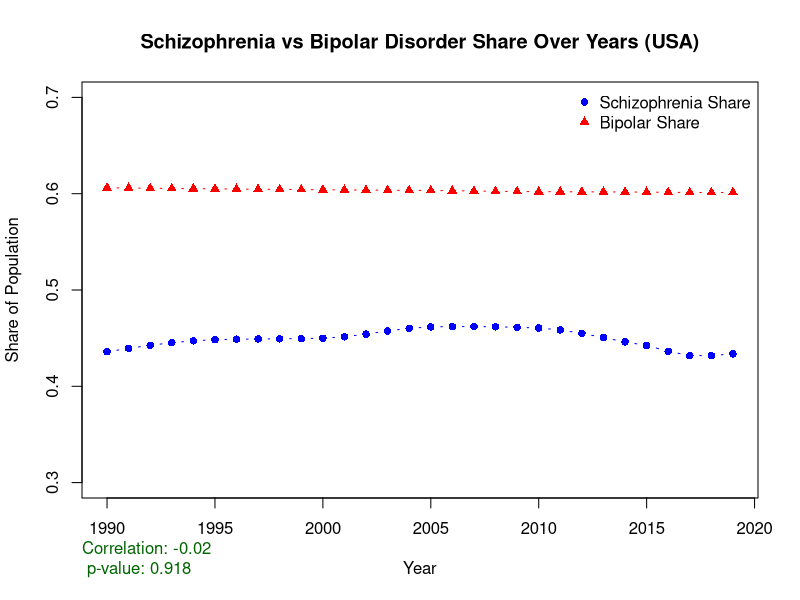
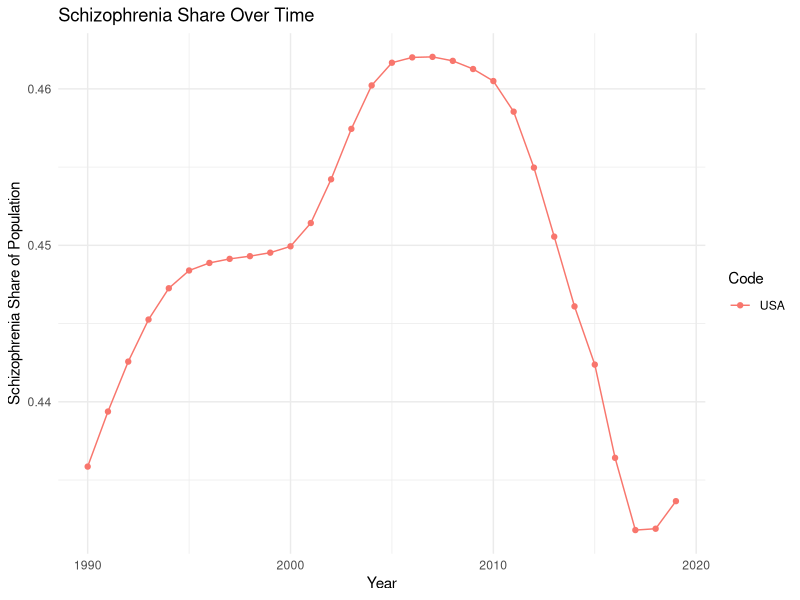
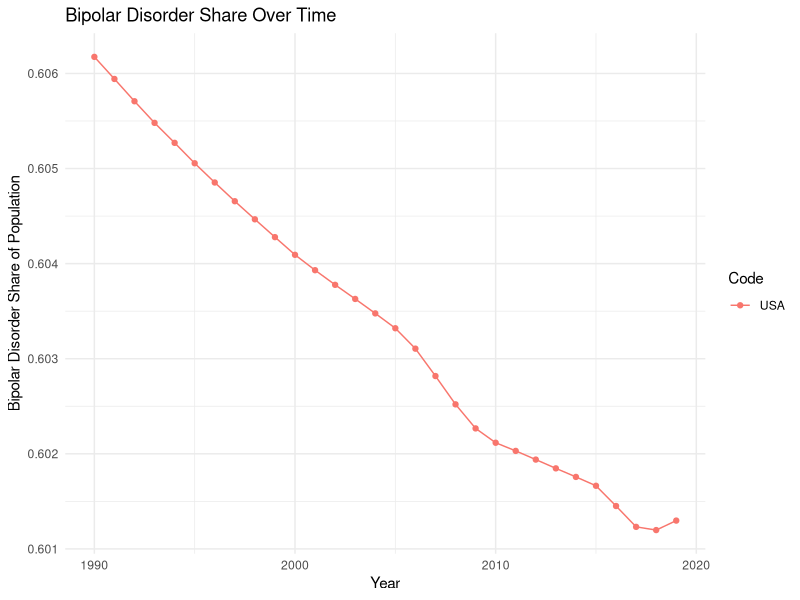
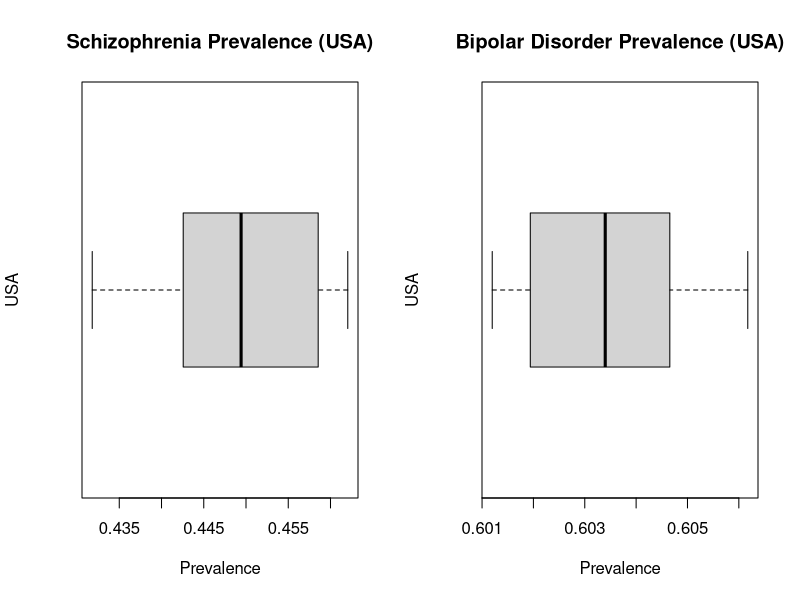
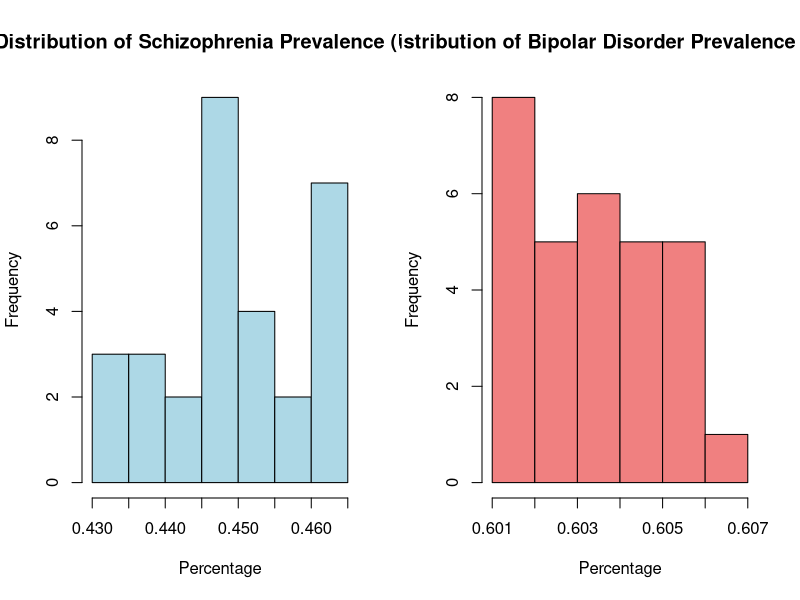
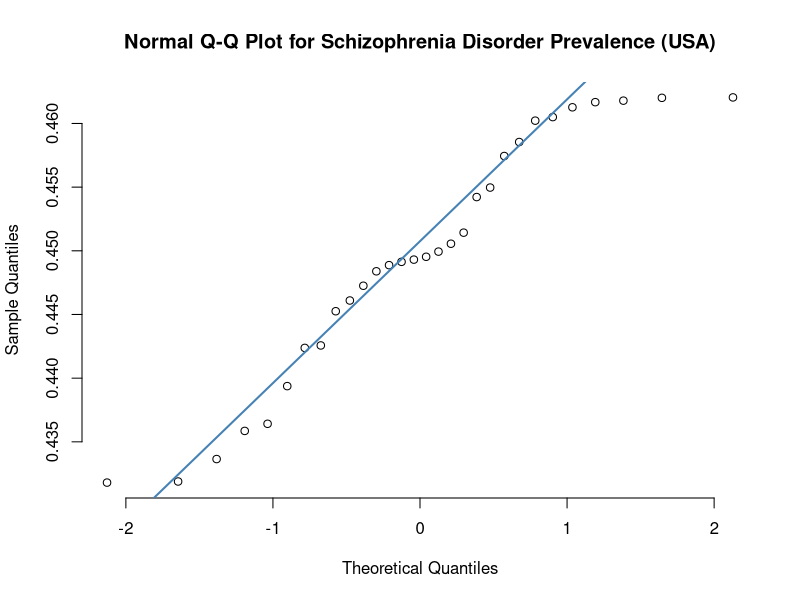
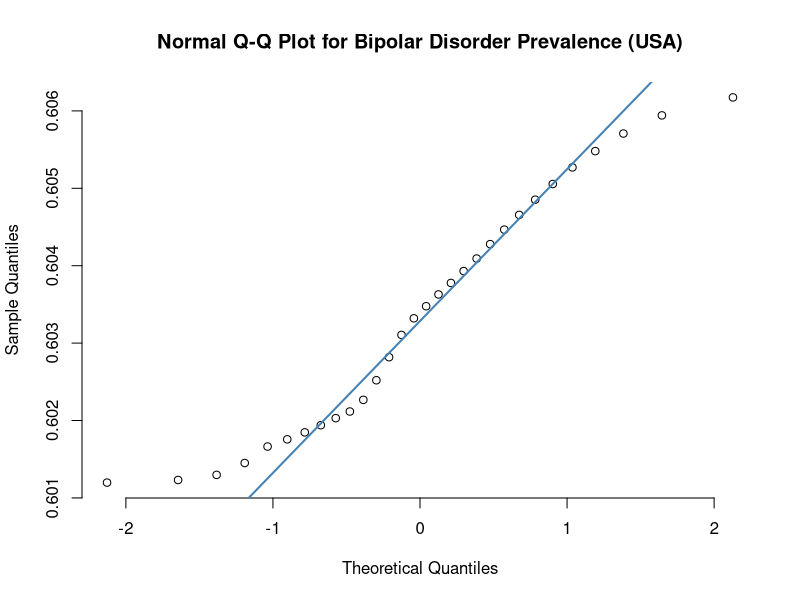
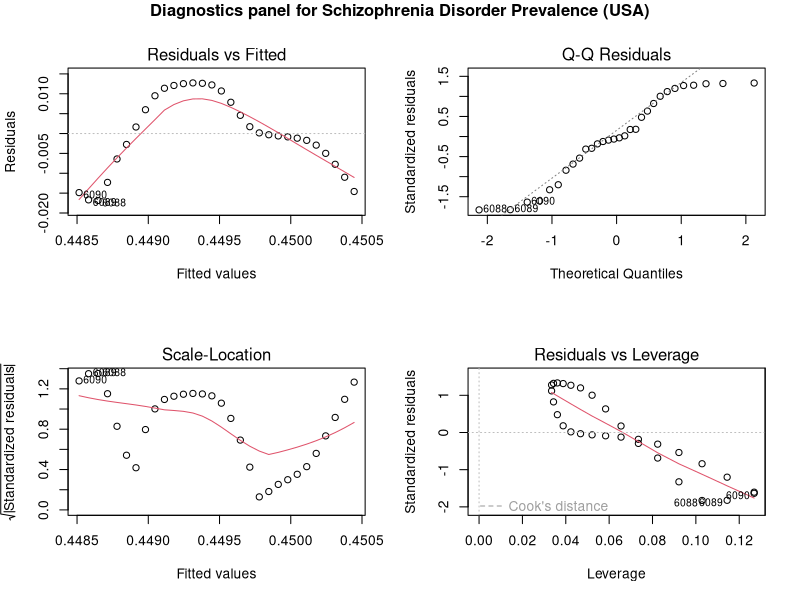

These figures' R source, in order:
# Load necessary libraries
library(readr)
library(ggplot2)

# Read the dataset for further analysis
mental_health_data <- read.csv("mental-illnesses-prevalence-all.csv")

# Get only required countries
countries_of_interest <- c("USA")  # "Australia", "Cameroon", "Cambodia"
filtered_data <- subset(mental_health_data, Code %in% countries_of_interest)

# Perform linear regression analysis
linear_model <- lm(Schizo ~ Bipolar, data = filtered_data)
summary(linear_model)
linear_model_schizo <- lm(Schizo ~ Year, data = filtered_data)
linear_model_bipolar <- lm(Bipolar ~ Year, data = filtered_data)

# Time series scatter plot for Schizophrenia and Bipolar Disorder share over years for the USA
time_series_plot_combined <- function(){
plot(filtered_data$Year, filtered_data$Schizo, type = "b",
     ylim = c(0.3, 0.7), xlab = "Year", ylab = "Share of Population",
     col = "blue", pch = 16,
     main = "Schizophrenia vs Bipolar Disorder Share Over Years (USA)")
lines(filtered_data$Year, filtered_data$Bipolar, type = "b", col = "red", pch = 17)

legend("topright", legend = c("Schizophrenia Share", "Bipolar Share"),
       col = c("blue", "red"), pch = c(16, 17), bty = "n")

# Correlation test between Schizophrenia and Bipolar disorder in the USA
correlation <- cor.test(filtered_data$Schizo, filtered_data$Bipolar)
mtext(paste("Correlation:", round(correlation$estimate, 2), "\n", 
            "p-value:", signif(correlation$p.value, digits = 3)), 
      side = 1, line = 3, col = "darkgreen", adj = 0)
}
time_series_plot_combined()

# Loop through each country to perform correlation and regression analysis
for (country in countries_of_interest) {
  # Filter data for the current country
  country_data <- subset(filtered_data, Code == country)
  
  # Perform Pearson correlation test
  correlation_test <- cor.test(country_data$Schizo, country_data$Bipolar, method = "pearson")
  
  # Perform linear regression analysis
  linear_model_country <- lm(Schizo ~ Bipolar, data = country_data)
  
  # Print results for each country
  cat("\nResults for", country, ":\n")
  print(correlation_test)
  print(summary(linear_model_country))
  
  # Create scatter plot with regression line for each country
  ggplot(country_data, aes(x = Bipolar, y = Schizo)) +
    geom_point() +
    geom_smooth(method = "lm", col = "blue") +
    labs(title = paste("Schizophrenia vs Bipolar in", country),
         x = "Bipolar Disorder Prevalence",
         y = "Schizophrenia Prevalence") +
    theme_minimal()
}

# Time series analysis of Schizophrenia and Bipolar Disorder share over years for all countries
ggplot(filtered_data, aes(x = Year, y = Schizo, group = Code, color = Code)) +
  geom_line() +
  geom_point() +
  labs(title = "Schizophrenia Share Over Time",
       x = "Year",
       y = "Schizophrenia Share of Population") +
  theme_minimal()

ggplot(filtered_data, aes(x = Year, y = Bipolar, group = Code, color = Code)) +
  geom_line() +
  geom_point() +
  labs(title = "Bipolar Disorder Share Over Time",
       x = "Year",
       y = "Bipolar Disorder Share of Population") +
  theme_minimal()

# Quartile table statistics
summary(filtered_data$Schizo)
sd(filtered_data$Schizo)
summary(filtered_data$Bipolar)
sd(filtered_data$Bipolar)

# Box plots for Schizophrenia and Bipolar Disorder prevalence across countries
par(mfrow = c(1, 2))
boxplot(filtered_data$Schizo ~ filtered_data$Code, main = "Schizophrenia Prevalence (USA)",
        xlab = "Prevalence", ylab = "USA", horizontal = TRUE)
boxplot(filtered_data$Bipolar ~ filtered_data$Code, main = "Bipolar Disorder Prevalence (USA)",
        xlab = "Prevalence", ylab = "USA", horizontal = TRUE)
par(mfrow = c(1, 1))

# Histograms for each disorder across countries
par(mfrow = c(1, 2))
hist(filtered_data$Schizo, main = "Distribution of Schizophrenia Prevalence (USA)",
     xlab = "Percentage", ylab = "Frequency", col = "lightblue")
hist(filtered_data$Bipolar, main = "Distribution of Bipolar Disorder Prevalence (USA)",
     xlab = "Percentage", ylab = "Frequency", col = "lightcoral")
par(mfrow = c(1, 1))

# QQ Norm Plots - Included in next section
qqnorm(filtered_data$Schizo, pch = 1, frame = FALSE,
       main = "Normal Q-Q Plot for Schizophrenia Disorder Prevalence (USA)")
qqline(filtered_data$Schizo, col = "steelblue", lwd = 2)

qqnorm(filtered_data$Bipolar, pch = 1, frame = FALSE,
       main = "Normal Q-Q Plot for Bipolar Disorder Prevalence (USA)")
qqline(filtered_data$Bipolar, col = "steelblue", lwd = 2)

# Diagnostics Panel that is required for the presentation
par(mfrow = c(2, 2), oma = c(0, 0, 0, 0))
# Cannot name these with "main=..." because it names all 4 the same thing
plot(linear_model_schizo, main = "")
title("\nDiagnostics panel for Schizophrenia Disorder Prevalence (USA)", outer = TRUE)
# mtext("Diagnostics Panel for Presentation", outer = TRUE, cex = 1.5)
plot(linear_model_bipolar)
title("\nDiagnostics panel for Bipolar Disorder Prevalence (USA)", outer = TRUE)
par(mfrow = c(1,1))
